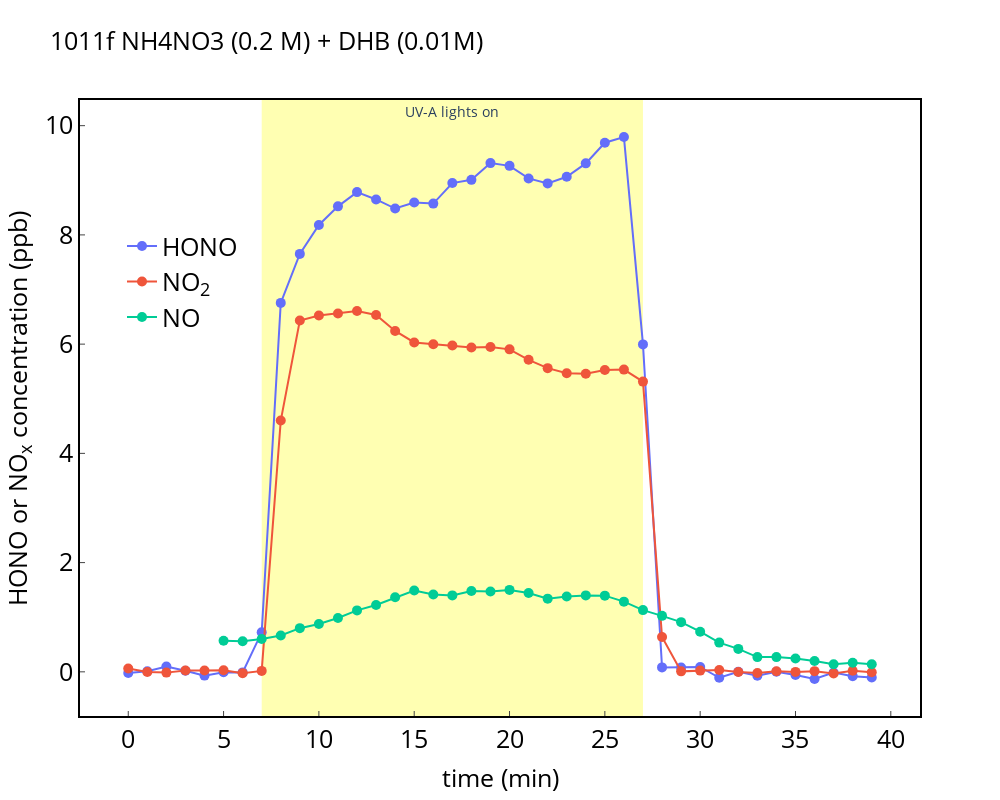

The notebook cell saved with this chart:
### Code cell
# nox_path='data/T200_NOx_/2023-10-05_09.11.18_PC14751_T200_NOx.dat'
# nox_path='data/T200_NOx_/2023-10-05_09.11.18_PC14751_T200_NOx.dat'
nox_path='data/T200_NOx_/2023-10-11_09.18.25_PC14751_T200_NOx.dat'
no2_path='data/NO2_ICAD/2023_10_11_Channel1_Data.dat'
hono_path='data/HONO_ICAD/2023_10_11_Channel1_Data.dat'
# rh_path='data/Humidity_Sensors_/2023-10-05_09.11.20_PC14751_Humidity_Sensors.dat'
rh_path='data/Humidity_Sensors_/2023-10-11_09.18.24_PC14751_Humidity_Sensors.dat'

hono=pd.read_csv(hono_path,sep = '\t', engine='python') #HONO from ICAD
no2=pd.read_csv(no2_path,sep = '\t', engine='python') #NO2 from ICAD
nox=pd.read_csv(nox_path,sep = '\t', header=1, engine='python') #no of nox analyzer
rh=pd.read_csv(rh_path,sep = '\t', header=1, encoding= 'unicode_escape', engine='python') #RH data

#ICAD
hono['Start Date/Time (UTC)']=pd.to_datetime(hono['Start Date/Time (UTC)'])
no2['Start Date/Time (UTC)']=pd.to_datetime(no2['Start Date/Time (UTC)'])

#NOx analyzer
nox['datetime']=nox['Date']+ nox['Time']
nox['time']= pd.to_datetime(nox['datetime'], format='%d.%m.%Y%H:%M:%S') 


#RH sensor
rh['datetime']=rh['Date']+ rh['Time']
rh['time']= pd.to_datetime(rh['datetime'], format='%d.%m.%Y%H:%M:%S') 

hono['Time_correct']=hono['Start Date/Time (UTC)']+timedelta(hours=2, minutes=1)
hono['Time_correct']= pd.to_datetime(hono['Time_correct'], format='%d.%m.%Y%H:%M:%S') 

no2['Time_correct']=no2['Start Date/Time (UTC)']+timedelta(hours=2, minutes=1)
no2['Time_correct']= pd.to_datetime(no2['Time_correct'], format='%d.%m.%Y%H:%M:%S') 


df_hono_icad=pd.DataFrame()
df_no2_icad=pd.DataFrame()
df_rh=pd.DataFrame()
df_nox_t200=pd.DataFrame()

df_hono_icad['time']=hono['Time_correct']
df_no2_icad['time']=no2['Time_correct']
df_nox_t200['time']=nox['time']
df_rh['time']=rh['time']
df_rh['dew_point']=rh['DP7[°C]']
df_hono_icad['hono']=hono['HONO (ppb)']
df_no2_icad['no2']=no2['NO2 (ppb)']
df_nox_t200['no']=nox['NO']
df_nox_t200['NO2']=nox['NO2']

average_interval='60s'
df_hono_icad=df_hono_icad.resample(average_interval,on='time').mean()
df_hono_icad['date_time']=df_hono_icad.index

df_no2_icad=df_no2_icad.resample(average_interval,on='time').mean()
df_no2_icad['date_time']=df_no2_icad.index
df_no2_icad['date_time']= pd.to_datetime(df_no2_icad['date_time']) 

df_rh=df_rh.resample(average_interval,on='time').mean()
df_rh['date_time']=df_rh.index
df_rh['rh']=dp_to_rh (df_rh.dew_point,18)
df_nox_t200=df_nox_t200.resample(average_interval,on='time').mean()
df_nox_t200['date_time']=df_nox_t200.index

df=pd.merge(pd.merge(pd.merge(df_hono_icad,df_no2_icad,on='date_time'),df_nox_t200,on='date_time'),df_rh,on='date_time')
# df=pd.merge(pd.merge(df_hono_icad,df_no2_icad,on='date_time'),df_nox_t200,on='date_time')
# df=pd.merge(df_hono_icad,df_no2_icad,on='date_time')

# correct HONO background
print(df[df['date_time'] == '2023-10-05 8:30:00'])

# df.hono=df.hono-df.hono[46:76].mean()

name='1011f'
time_start=302-10
df=df[time_start:time_start+30+10]
# df=df[time_start:time_start+39]

x_minutes=(df['date_time'] - df['date_time'][time_start]).dt.total_seconds().div(60).astype(int)
df['x_minutes']=x_minutes

x= df.x_minutes
# x= df.date_time

fig_1= go.Figure()
fig_1.add_trace(go.Scatter(x=x,y=df.hono,yaxis = "y1",mode='markers+lines',marker_size=10,line_width=2,name="HONO"))
fig_1.add_trace(go.Scatter(x= x,y=df.no2,yaxis = "y1",mode='markers+lines',marker_size=10,line_width=2,name="NO<sub>2</sub>"))
fig_1.add_trace(go.Scatter(x= x[5:],y=df.no[5:],yaxis = "y1",mode='markers+lines',marker_size=10,line_width=2,name="NO"))

# fig_1.add_trace(go.Scatter(x= x,y=df.rh,yaxis = "y2",mode='markers+lines',marker_size=10,line_width=2,name="RH"))
# fig_1.add_trace(go.Scatter(x= df.date_time,y=df.no+df.no2+df.hono,yaxis = "y1",mode='markers+lines',marker_size=10,line_width=2,name="no"))
fig_1.update_layout(title=name+' NH4NO3 (0.2 M) + DHB (0.01M)',titlefont=dict(color="black",size=25))
# fig_1.update_layout( bargap=0)
fig_1.update_layout(
  plot_bgcolor = 'white',paper_bgcolor = 'white',autosize=False,width=1000, height=800,
    xaxis=dict( title="time (min)",titlefont=dict(color="black",size=25),showline=True, mirror= True,tickfont=dict(color='black',size=25 ),linecolor="black", linewidth=2,ticks='inside'),
    yaxis=dict( title='HONO or NO<sub>x</sub> concentration (ppb)', zeroline=False,
              #  range=[-2,68],
               titlefont=dict(color="black",size=25),mirror= True,tickfont=dict(color='black',size=25 ),linecolor="black", linewidth=2,ticks='inside'),
    yaxis2=dict(title='',titlefont=dict(color="black",size=25),range=[-2,68],tickfont=dict(color="black" ,size=25),ticks='inside',anchor="free",overlaying="y", side="right", position=1, linecolor="black", linewidth=2,showticklabels = True) )
fig_1.update_layout(legend=dict(yanchor="top",y=0.8 ,xanchor="left",x=0.05,  font=dict( size=25,color="black")))
fig_1.update_layout(xaxis=dict(showgrid=False),
              yaxis=dict(showgrid=False)
)

fig_1.add_vrect(x0=7, x1=27,annotation_text="UV-A lights on", annotation_position="top",annotation_font_size=14,fillcolor="yellow", opacity=0.3,layer="below", line_width=0)

config = {'displayModeBar': True}
fig_1.show(config=config)
fig_1.write_html(name+'.html')
fig_1.write_image(name+'.png')

### Figure 1 — Plotly figure (JSON) as saved in the notebook; plotly's stock layout.template omitted (floating-point values rounded to 4 significant figures)
{"data": [{"line": {"width": 2}, "marker": {"size": 10}, "mode": "markers+lines", "name": "HONO", "type": "scatter", "x": [0, 1, 2, 3, 4, 5, 6, 7, 8, 9, 10, 11, 12, 13, 14, 15, 16, 17, 18, 19, 20, 21, 22, 23, 24, 25, 26, 27, 28, 29, 30, 31, 32, 33, 34, 35, 36, 37, 38, 39], "y": [-0.02267, 0.0105, 0.09583, 0.02133, -0.0692, -0.008667, -0.01, 0.7232, 6.755, 7.652, 8.182, 8.523, 8.783, 8.649, 8.483, 8.592, 8.573, 8.949, 9.008, 9.315, 9.264, 9.034, 8.943, 9.065, 9.31, 9.687, 9.791, 5.995, 0.0815, 0.0786, 0.08883, -0.1083, 0.001333, -0.0725, 0.002333, -0.05867, -0.1302, -0.011, -0.07883, -0.1038], "yaxis": "y"}, {"line": {"width": 2}, "marker": {"size": 10}, "mode": "markers+lines", "name": "NO<sub>2</sub>", "type": "scatter", "x": [0, 1, 2, 3, 4, 5, 6, 7, 8, 9, 10, 11, 12, 13, 14, 15, 16, 17, 18, 19, 20, 21, 22, 23, 24, 25, 26, 27, 28, 29, 30, 31, 32, 33, 34, 35, 36, 37, 38, 39], "y": [0.06052, -0.004467, -0.01418, 0.02352, 0.02548, 0.0277, -0.0241, 0.01758, 4.601, 6.431, 6.524, 6.561, 6.605, 6.533, 6.241, 6.03, 5.996, 5.976, 5.937, 5.947, 5.905, 5.713, 5.56, 5.467, 5.458, 5.526, 5.534, 5.314, 0.6388, 0.008804, 0.02285, 0.03347, -0.0017, -0.02243, 0.01211, -0.001083, 0.01255, -0.02955, 0.02058, -0.007], "yaxis": "y"}, {"line": {"width": 2}, "marker": {"size": 10}, "mode": "markers+lines", "name": "NO", "type": "scatter", "x": [5, 6, 7, 8, 9, 10, 11, 12, 13, 14, 15, 16, 17, 18, 19, 20, 21, 22, 23, 24, 25, 26, 27, 28, 29, 30, 31, 32, 33, 34, 35, 36, 37, 38, 39], "y": [0.5684, 0.56, 0.6, 0.665, 0.8, 0.875, 0.985, 1.125, 1.225, 1.365, 1.49, 1.415, 1.4, 1.48, 1.47, 1.5, 1.445, 1.34, 1.38, 1.4, 1.395, 1.285, 1.13, 1.025, 0.91, 0.735, 0.535, 0.42, 0.27, 0.27, 0.245, 0.2, 0.14, 0.165, 0.14], "yaxis": "y"}], "layout": {"annotations": [{"font": {"size": 14}, "showarrow": false, "text": "UV-A lights on", "x": 17, "xanchor": "center", "xref": "x", "y": 1, "yanchor": "top", "yref": "y domain"}], "autosize": false, "height": 800, "legend": {"font": {"color": "black", "size": 25}, "x": 0.05, "xanchor": "left", "y": 0.8, "yanchor": "top"}, "paper_bgcolor": "white", "plot_bgcolor": "white", "shapes": [{"fillcolor": "yellow", "layer": "below", "line": {"width": 0}, "opacity": 0.3, "type": "rect", "x0": 7, "x1": 27, "xref": "x", "y0": 0, "y1": 1, "yref": "y domain"}], "title": {"font": {"color": "black", "size": 25}, "text": "1011f NH4NO3 (0.2 M) + DHB (0.01M)"}, "width": 1000, "xaxis": {"linecolor": "black", "linewidth": 2, "mirror": true, "showgrid": false, "showline": true, "tickfont": {"color": "black", "size": 25}, "ticks": "inside", "title": {"font": {"color": "black", "size": 25}, "text": "time (min)"}}, "yaxis": {"linecolor": "black", "linewidth": 2, "mirror": true, "showgrid": false, "tickfont": {"color": "black", "size": 25}, "ticks": "inside", "title": {"font": {"color": "black", "size": 25}, "text": "HONO or NO<sub>x</sub> concentration (ppb)"}, "zeroline": false}, "yaxis2": {"anchor": "free", "linecolor": "black", "linewidth": 2, "overlaying": "y", "position": 1, "range": [-2, 68], "showticklabels": true, "side": "right", "tickfont": {"color": "black", "size": 25}, "ticks": "inside", "title": {"font": {"color": "black", "size": 25}, "text": ""}}}}
